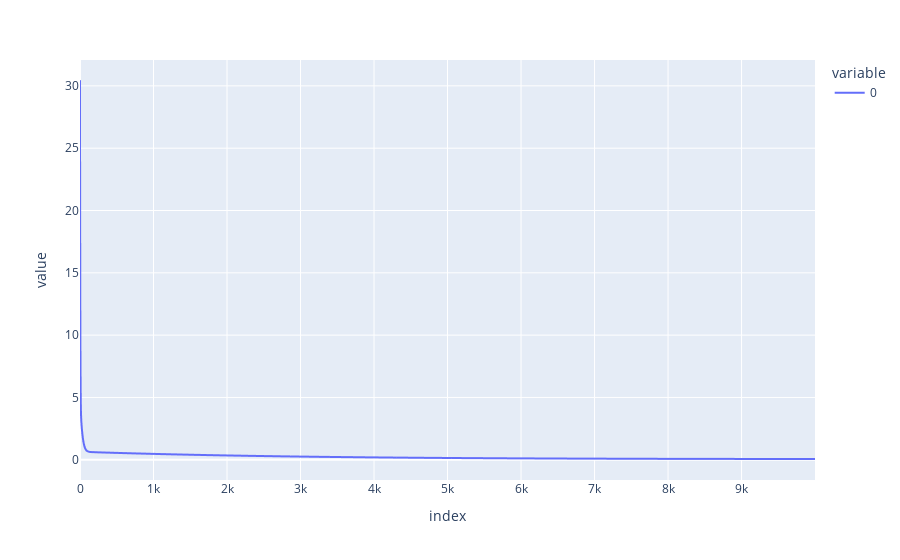

The code cell stored with this chart in its notebook:
### Code cell
q0 = np.array([1.0, 1.0, 1.0, 1.0, -1.0, 1.0, -1.0])
v0 = np.zeros(7)
a0 = np.ones(7)*10

model.gravity = pin.Motion.Zero()

lr = 1e-3
loss = []
for i in range(10000):

    _, _, _ = pin.computeRNEADerivatives(model,data,q0,v0,a0)

    loss.append(np.linalg.norm(data.tau))

    dtau_dq = data.dtau_dq # Derivatives of the ID w.r.t. the joint config vector
    dtau_dv = data.dtau_dv # Derivatives of the ID w.r.t. the joint velocity vector
    dtau_da = data.M # Derivatives of the ID w.r.t. the joint acceleration vector

    a0 -= 210*lr*dtau_da.T@data.tau;

    
print(a0)
px.line(loss)

### Figure 1 — Plotly figure (JSON) as saved in the notebook; plotly's stock layout.template omitted (floating-point values rounded to 4 significant figures; data arrays with more than 128 entries replaced by an {"elided": "..."} marker saying what was removed)
{"data": [{"hovertemplate": "variable=0<br>index=%{x}<br>value=%{y}<extra></extra>", "legendgroup": "0", "line": {"color": "#636efa", "dash": "solid"}, "marker": {"symbol": "circle"}, "mode": "lines", "name": "0", "showlegend": true, "type": "scattergl", "x": {"elided": "10000 int values"}, "xaxis": "x", "y": {"elided": "10000 float values"}, "yaxis": "y"}], "layout": {"legend": {"title": {"text": "variable"}, "tracegroupgap": 0}, "margin": {"t": 60}, "xaxis": {"anchor": "y", "domain": [0, 1], "title": {"text": "index"}}, "yaxis": {"anchor": "x", "domain": [0, 1], "title": {"text": "value"}}}}
